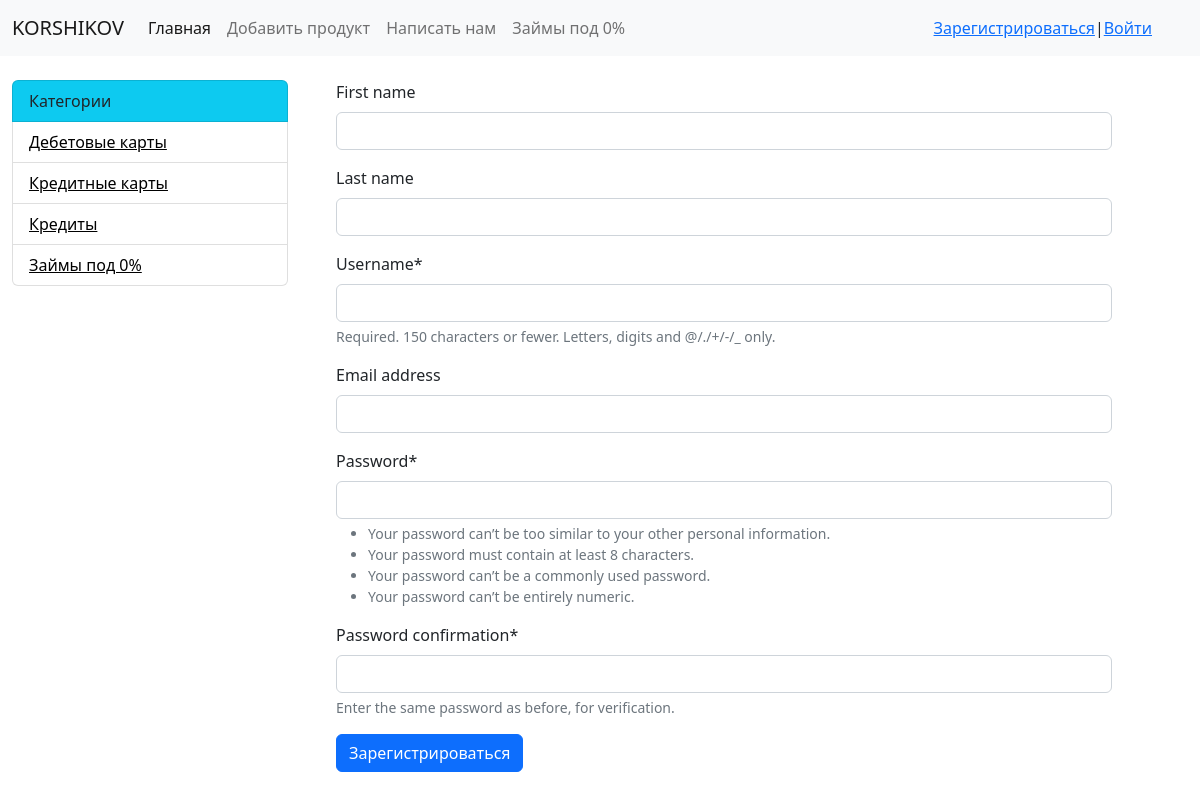
Screenshot of /register/ with the database file from the repository.
### finapp/models.py (models this page shows, shortened)
class Category(models.Model):
    name=models.CharField(max_length=100)
    published=models.BooleanField(default=True)
    url=models.SlugField(max_length=100,unique=True)
    def get_absolute_url(self):
        return reverse('get_category',kwargs={'cat_slug':self.url})
    class Meta:
        verbose_name='Категория'
        verbose_name_plural='Категории'

### finapp/views.py (the view, shortened to what this page needs)
# urls.py: path('register/',UserRegisret.as_view(),name='register'),
class UserRegisret(CreateView):
    form_class = UserRegisterForm
    template_name = 'finapp/register.html'

### finapp/forms.py
class UserRegisterForm(UserCreationForm):
    class Meta:
        model=User
        fields=['first_name','last_name','username','email','password1','password2']

### finapp/templatetags/finapp_tags.py (called while the page is built)
@register.simple_tag()
def category():
 return Category.objects.filter(published=True)

### finapp/templates/finapp/register.html (shortened to what this page needs)
{% extends 'finapp/base.html' %}
{% load crispy_forms_tags %}
{% block content %}
<form  method="post"  >
{{ form|crispy }}
    <button type="submit" class="btn btn-primary" >Зарегистрироваться</button>
</form>
{% endblock %}

### finapp/templates/finapp/base.html (shortened to what this page needs)
{% load static %}
{% load finapp_tags %}
<!DOCTYPE html>
<html lang="en">
<head>
  <link rel="stylesheet" type="text/css" href="{% static 'finapp/css/style.css' %}">
<link href="https://cdn.jsdelivr.net/npm/bootstrap@5.2.0-beta1/dist/css/bootstrap.min.css" rel="stylesheet">
</head>
<body>
<nav class="navbar navbar-expand-lg bg-light">
  <div class="container-fluid">
    <a class="navbar-brand" href="#">KORSHIKOV </a>
    <div class="collapse navbar-collapse" id="navbarNav">
      <ul class="navbar-nav">
        <li class="nav-item">
          <a class="nav-link active" aria-current="page" href="{% url 'home' %}">Главная</a>
        </li>
        <li class="nav-item">
          <a class="nav-link" href="{% url 'addform' %}">Добавить продукт</a>
        </li>
        <li class="nav-item">
          <a class="nav-link" href="{% url 'contact' %}">Написать нам</a>
        </li>
        <li class="nav-item">
          <a class="nav-link ">Займы под 0%</a>
        </li>
          </ul>
 <div class="position-absolute  end-0">
          <ul class="nav justify-content-end mx-5">
               {% if request.user.is_authenticated %}
              <li class="nav-item">
          Привет,{{ user.username }}|<a href="{% url 'logout' %}">Выйти</a>
        </li>
              {% else %}
          <li class="nav-item">
          <a  href="{% url 'register' %}">Зарегистрироваться</a>|<a href="{% url 'login' %}">Войти</a>
        </li>
              {% endif %}
          </ul>
     </div>
    </div>
  </div>
</nav>
<div class="container-fluid">
  <div class="row">
    <div class="col-3 mt-4">
      <ul class="list-group">
  <li class="list-group-item bg-info ">Категории</li>
          {% category as category %}
{% for cat in category %}
        {% if cat.url == cat_selected  %}
  <li class="list-group-item active"><a href="{{ cat.get_absolute_url }}" style="color:black">{{ cat.name }}</a></li>
          {% else %}
   <li class="list-group-item "><a href="{{ cat.get_absolute_url }}" style="color:black">{{ cat.name }}</a></li>
        {% endif %}
        {% endfor %}
</ul>
    </div>
    <div class="col-8 m-4 ">
       {% block content %}
        {% endblock %}
    </div>
  </div>
</div>
</body>
</html>

### rows the page displays
Category: name "Дебетовые карты"
Category: name "Кредитные карты"
Category: name "Кредиты"
Category: name "Займы под 0%"
